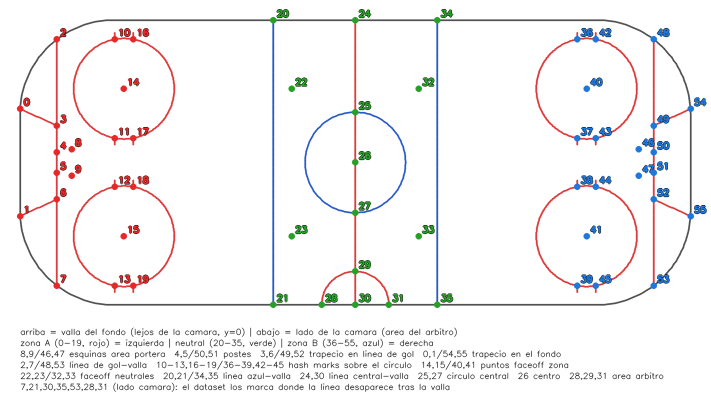
#> input picture rink_keypoints_map.png, 1421 x 799 px (shown at 1/2 size)
$ python -i surface.py   (imports and definitions only)   (older library calls are emulated)
#> lines starting #> are read from the running program, lines starting #| are printed output that depends on the picture; after the words box and inside, x2 and y2 are one past the last pixel; in counts of white or black regions, pixels touching at a corner belong together
"""Playing-surface segmentation and line-response maps. Sport-agnostic: the sport only
chooses which colour model defines "the surface" (`surface="ice"` or `"grass"`).

Two separate things are estimated, and mixing them up is the classic mistake:
  * the SURFACE (colour): pixels that look like ice / grass. Painted lines are more
    saturated than ice, so the very threshold that isolates the ice expels the lines.
  * the PLAY REGION (area): the connected area the pitch occupies, lines and players
    included (`play_region`). Its outline is the boards / touchlines.

Measured comparisons between the methods below live in docs/experiments/hockey.md
section 3; nothing here should quote numbers.
"""
import cv2
import numpy as np

SURFACES = ("ice", "grass")

# Fixed HSV presets (OpenCV ranges: H 0-179, S/V 0-255).
ICE_S_MAX = 60      # ice is pale and neutral: low saturation...
ICE_V_MIN = 180     # ...and bright
GRASS_HUE = (35, 85)  # pure green is H=60
GRASS_S_MIN = 40    # excludes greys/whites
GRASS_V_MIN = 30    # excludes black shadows

# name -> (OpenCV conversion, channel letters, lightness channel index, chroma channel indices).
# Letters are single distinct characters per space so channels can be requested as
# "ab" or "l". In hsv the hue is circular and a Gaussian cannot model that (red sits at
# ~0 and ~179), so request channels="sv" there.
COLOR_SPACES = {
    "lab": (cv2.COLOR_BGR2LAB, "lab", 0, (1, 2)),
    "luv": (cv2.COLOR_BGR2LUV, "luv", 0, (1, 2)),
    "yuv": (cv2.COLOR_BGR2YUV, "yuv", 0, (1, 2)),
    "hsv": (cv2.COLOR_BGR2HSV, "hsv", 2, (1,)),
}


def _check_surface(surface):
    if surface not in SURFACES:
        raise ValueError("unsupported surface {!r}, use one of {}".format(surface, SURFACES))


# --------------------------------------------------------------- surface (colour)

def ice_hsv(img, s_max=ICE_S_MAX, v_min=ICE_V_MIN):
    """Fixed HSV threshold for ice. Calibrated for ONE arena; the baseline to beat."""
    hsv = cv2.cvtColor(img, cv2.COLOR_BGR2HSV)
    return ((hsv[:, :, 1] < s_max) & (hsv[:, :, 2] > v_min)).astype(np.uint8)


# [5 lines left out: function grass_hsv, not called in this run]


def hsv_threshold(img, surface="ice"):
    """The sport's default fixed threshold (also the fallback when a model cannot fit)."""
    _check_surface(surface)
    return grass_hsv(img) if surface == "grass" else ice_hsv(img)


def gmm_surface(img, k=5, sample=30000, seed=0, surface="ice"):
    """Surface mask from a Lab Gaussian mixture, with no absolute thresholds.

    The GMM is fitted on a quarter-resolution copy (enough to find the colour modes).
    ALL matching components are kept, not just the largest: ice often splits into two
    or three modes (uneven lighting, scuffed areas) and striped grass into several
    lightness modes. Ice = bright, neutral components; grass = components whose centre
    hue falls in GRASS_HUE. Returns (mask, info dict or None if the fit failed).
    """
    _check_surface(surface)
    lab = cv2.cvtColor(img, cv2.COLOR_BGR2LAB)
    small = cv2.resize(lab, None, fx=0.25, fy=0.25, interpolation=cv2.INTER_AREA)
    X = small.reshape(-1, 3).astype(np.float64)
    rng = np.random.default_rng(seed)
    idx = rng.choice(len(X), min(sample, len(X)), replace=False)

    em = cv2.ml.EM_create()
    em.setClustersNumber(k)
    em.setCovarianceMatrixType(cv2.ml.EM_COV_MAT_DIAGONAL)
    em.setTermCriteria((cv2.TERM_CRITERIA_MAX_ITER + cv2.TERM_CRITERIA_EPS, 40, 0.1))
    if not em.trainEM(X[idx])[0]:
        return hsv_threshold(img, surface), None

    means = em.getMeans()
    weights = em.getWeights().ravel()
    L = means[:, 0]
    chroma = np.hypot(means[:, 1] - 128.0, means[:, 2] - 128.0)

    if surface == "grass":
        centres = np.clip(means, 0, 255).astype(np.uint8).reshape(1, -1, 3)
        hsv_c = cv2.cvtColor(cv2.cvtColor(centres, cv2.COLOR_LAB2BGR),
                             cv2.COLOR_BGR2HSV)[0].astype(np.float64)
        green = (hsv_c[:, 0] >= GRASS_HUE[0]) & (hsv_c[:, 0] <= GRASS_HUE[1]) \
            & (hsv_c[:, 1] >= GRASS_S_MIN)
        if green.any():
            sel = np.where(green)[0]
        else:  # none is green: take the component whose hue is closest
            sel = np.array([int(np.argmin(np.abs(hsv_c[:, 0] - np.mean(GRASS_HUE))))])
    else:
        # the most "ice-like" component (bright, neutral, heavy), plus every component
        # close to it in lightness that is still neutral: recovers shaded ice without
        # fixing an absolute threshold
        score = weights * (L / 255.0) ** 2 * np.exp(-chroma / 8.0)
        anchor = int(np.argmax(score))
        sel = np.where((L > L[anchor] - 30) & (chroma < max(12.0, chroma[anchor] + 4)))[0]
        if anchor not in sel:
            sel = np.append(sel, anchor)

    # per-pixel posterior over the whole image, at half resolution
    half = cv2.resize(lab, None, fx=0.5, fy=0.5, interpolation=cv2.INTER_AREA)
    Y = half.reshape(-1, 3).astype(np.float64)
    _, labels = em.predict(Y)
    lab_idx = labels.ravel().astype(np.int32) if labels.ndim > 1 else labels.astype(np.int32)
    if lab_idx.size != len(Y):  # predict returned log-likelihoods instead of labels
        lab_idx = np.argmax(labels, axis=1).astype(np.int32)
    mask_half = np.isin(lab_idx, sel).reshape(half.shape[:2]).astype(np.uint8)
    mask = cv2.resize(mask_half, (img.shape[1], img.shape[0]), interpolation=cv2.INTER_NEAREST)
    var = np.asarray(em.getCovs())
    var = var.diagonal(axis1=1, axis2=2) if var.ndim == 3 else var
    info = {"L": L.round(0), "chroma": chroma.round(1), "w": weights.round(3), "sel": sel,
            "means": means, "var": var}
    return mask, info


# [58 lines left out: function robust_surface, not called in this run]


# --------------------------------------------------------------- play region (area)

def play_region(surface_mask, k_frac=0.012, frac_keep=0.20):
    """From "surface pixels" to "play region": close, group and fill.

    Lines and players are holes inside the surface, not background. Filling them turns
    a COLOUR mask into an AREA mask, whose outline is the boards. Every component with
    at least `frac_keep` of the largest one's area is kept (a big centre logo can split
    the pitch in two; keeping only the largest loses half of it).
    """
    h, w = surface_mask.shape
    k = max(3, int(round(w * k_frac)) | 1)
    m = cv2.morphologyEx(surface_mask, cv2.MORPH_CLOSE, np.ones((k, k), np.uint8))
    n, lbl, stats, _ = cv2.connectedComponentsWithStats(m, 8)
    if n <= 1:
        return np.zeros_like(surface_mask)
    areas = stats[1:, cv2.CC_STAT_AREA]
    keep = 1 + np.where(areas >= frac_keep * areas.max())[0]
    out = np.isin(lbl, keep).astype(np.uint8)
    flooded = out.copy()  # fill holes: flood from outside, keep what was not reached
    cv2.floodFill(flooded, np.zeros((h + 2, w + 2), np.uint8), (0, 0), 1)
    return (out | (1 - flooded)).astype(np.uint8)


def solidity(mask):
    """Area / convex-hull area. A pitch is convex, so a low value means a broken region."""
    contours, _ = cv2.findContours(mask, cv2.RETR_EXTERNAL, cv2.CHAIN_APPROX_SIMPLE)
    if not contours:
        return 0.0
    hull_area = cv2.contourArea(cv2.convexHull(np.vstack(contours)))
    return float(np.count_nonzero(mask) / hull_area) if hull_area > 0 else 0.0


# [21 lines left out: functions central_fraction, wide_shot_score, not called in this run]


def best_region(img, surface="ice"):
    """Play region from the fixed threshold AND the GMM, keeping the more solid one.

    Neither wins alone (GMM: better median, worse tail; threshold: the opposite). The
    typical failure - keeping half the pitch because a logo split it - yields a
    non-convex region, which solidity detects without any ground truth.
    """
    region_hsv = play_region(hsv_threshold(img, surface))
    region_gmm = play_region(gmm_surface(img, surface=surface)[0])
    return region_gmm if solidity(region_gmm) >= solidity(region_hsv) else region_hsv


# --------------------------------------------------------------- line response

# [55 lines left out: functions local_chroma, local_l, ridge, normals, integrate, iou, not called in this run]

>>> import cv2
>>> picture = cv2.imread('../../rink_keypoints_map.png')
#> picture is the input picture: shape (799, 1421, 3); mean B, G, R 243.9, 243.3, 244.9
>>> result = best_region(picture)
#> in ice_hsv, `hsv = cv2.cvtColor(img, cv2.COLOR_BGR2HSV)`: hsv: shape (799, 1421, 3); mean H, S, V 2.1, 7.4, 247.6
#> in ice_hsv, `return ((hsv[:, :, 1] < s_max) & (hsv[:, :, 2] > v_min)).astype(np.uin..`:
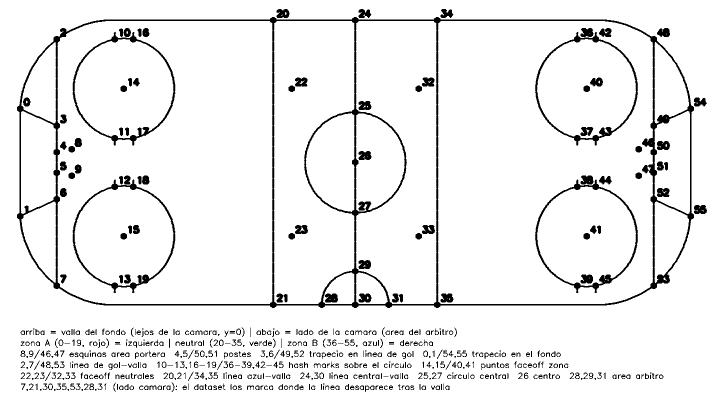
#> returned value: shape (799, 1421) (shown at 1/2 size); values 0 (black) and 1 (white), 93.3% white; 650 black regions (97 under 20 px), largest, box (x1, y1, x2, y2) and area: (34, 34, 1388, 616) 29401, (1070, 359, 1276, 586) 3109, (1070, 64, 1276, 291) 3097
#> in play_region, `h, w = surface_mask.shape`: h = 799; w = 1421
#> in play_region, `k = max(3, int(round(w * k_frac)) | 1)`: k = 17
#> in play_region, `m = cv2.morphologyEx(surface_mask, cv2.MORPH_CLOSE, np.ones((k, k), np..`: m: shape (799, 1421); every value is 1
#> in play_region, `n, lbl, stats, _ = cv2.connectedComponentsWithStats(m, 8)`: lbl: shape (799, 1421) int32; every value is 1
#> in play_region, `n, lbl, stats, _ = cv2.connectedComponentsWithStats(m, 8)`: n = 2; stats = [[-1, 2147483647, 0, 0, 0], [0, 0, 1421, 799, 1135379]]
#> in play_region, `areas = stats[1:, cv2.CC_STAT_AREA]`: areas = [1135379]
#> in play_region, `keep = 1 + np.where(areas >= frac_keep * areas.max())[0]`: keep = [1]
#> in gmm_surface, `lab = cv2.cvtColor(img, cv2.COLOR_BGR2LAB)`: lab: shape (799, 1421, 3); mean of channels 0, 1, 2 245, 129, 128.3
#> in gmm_surface, `small = cv2.resize(lab, None, fx=0.25, fy=0.25, interpolation=cv2.INTE..`: small: shape (200, 355, 3); mean of channels 0, 1, 2 245, 129, 128.3
#> in gmm_surface, `half = cv2.resize(lab, None, fx=0.5, fy=0.5, interpolation=cv2.INTER_A..`: half: shape (400, 710, 3); mean of channels 0, 1, 2 245, 129, 128.3
#> in gmm_surface, `mask_half = np.isin(lab_idx, sel).reshape(half.shape[:2]).astype(np.ui..`:
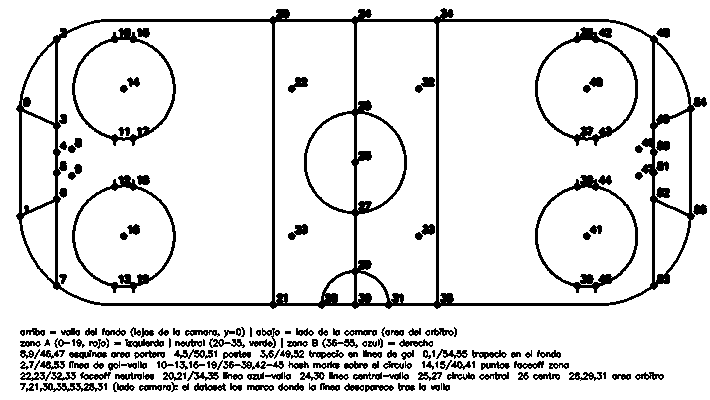
#> mask_half: shape (400, 710); values 0 (black) and 1 (white), 88.4% white; 196 black regions (32 under 20 px), largest, box (x1, y1, x2, y2) and area: (16, 8, 707, 309) 13881, (535, 175, 638, 293) 1418, (535, 27, 638, 146) 1414
#> in gmm_surface, `mask = cv2.resize(mask_half, (img.shape[1], img.shape[0]), interpolati..`:
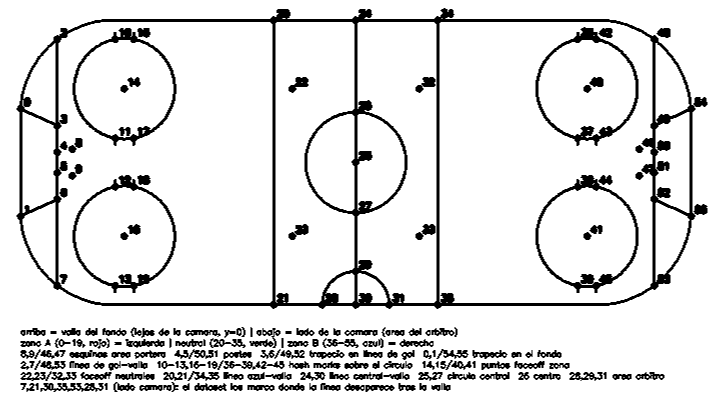
#> mask: shape (799, 1421) (shown at 1/2 size); values 0 (black) and 1 (white), 88.4% white; 196 black regions, largest, box (x1, y1, x2, y2) and area: (33, 16, 1415, 618) 55524, (1071, 350, 1277, 586) 5672, (1071, 54, 1277, 292) 5656
#> call 2 of play_region, with k_frac = 0.012, frac_keep = 0.2
#> in play_region (call 2), `m = cv2.morphologyEx(surface_mask, cv2.MORPH_CLOSE, np.ones((k, k), np..`:
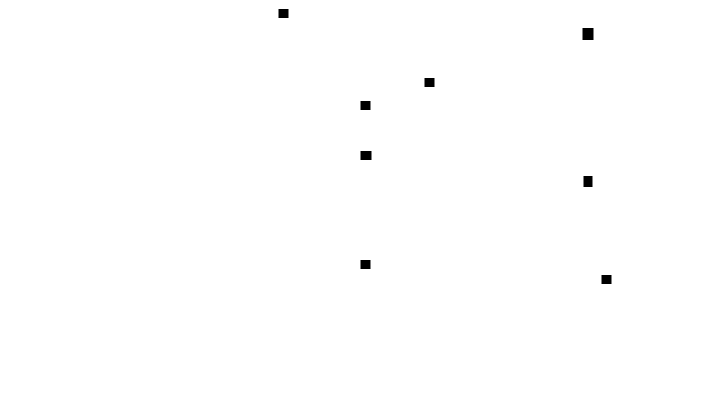
#> m: shape (799, 1421) (shown at 1/2 size); values 0 (black) and 1 (white), 99.7% white; 8 black regions, largest, box (x1, y1, x2, y2) and area: (1165, 56, 1187, 80) 528, (721, 302, 743, 320) 396, (1167, 352, 1185, 374) 396
#> in play_region (call 2), `n, lbl, stats, _ = cv2.connectedComponentsWithStats(m, 8)`: stats = [[557, 18, 666, 550, 3120], [0, 0, 1421, 799, 1132259]]
#> in play_region (call 2), `areas = stats[1:, cv2.CC_STAT_AREA]`: areas = [1132259]
#> in solidity, `contours, _ = cv2.findContours(mask, cv2.RETR_EXTERNAL, cv2.CHAIN_APPR..`: contours = [[[0, 0], [0, 798], [1420, 798], [1420, 0]]]
#> in solidity, `hull_area = cv2.contourArea(cv2.convexHull(np.vstack(contours)))`: hull_area = 1133160
